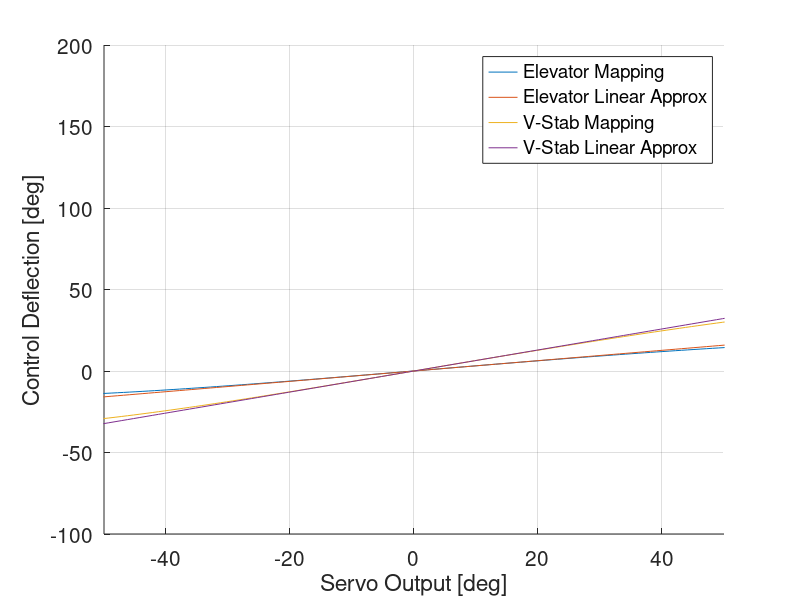
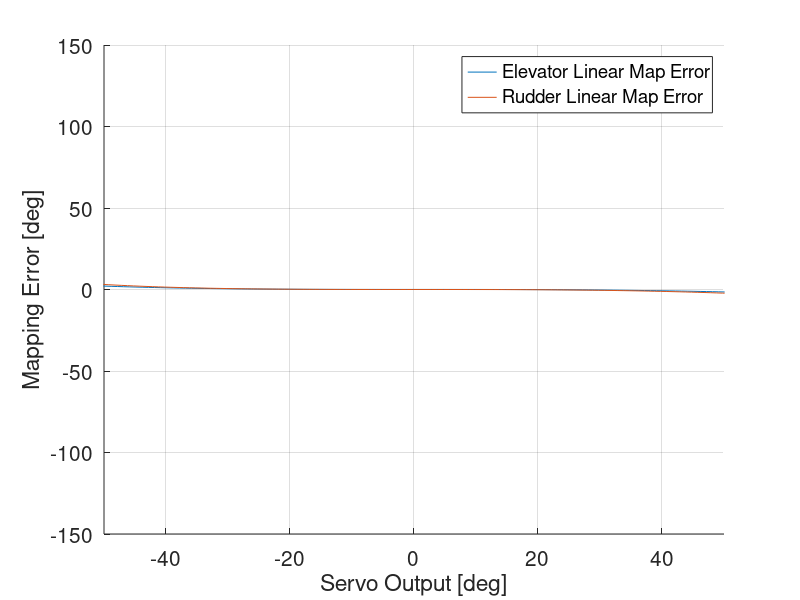

Recreate these plots in MATLAB, in order.
%% Plot Any Four Bar Linkage
%% Mohammad Y. Saadeh May, 10, 2010, University of Nevada Las Vegas
clc;clear;close all
figure('Position',[100 100 700 250]); hold on; grid on;
for linkage = 1:2; %1 for el 2 for vStab
%Reworked Tailcone
% if linkage == 1 %Elevator
%     X =   [12.7 23.5 36.3 33.3 0 0];
%     offset = 135.11;
% elseif linkage == 2 %Vertical Stabilizer
%     X = [12.7 26.8 25.4 29.7 0 0];
%     offset = 115.53; 
% end
%Old Tailcone
if linkage == 1 %Elevator
    X =   [9.2 22.9 19.8+9.2 30.3 0 0];
    offset = 130.85;
elseif linkage == 2 %Vertical Stabilizer
    X = [22 26.9 34.1 29.5 0 0];
    offset = 114.22; 
end
% X =   [180 100 185 220 55 0];
% X = [r1  r2  r3  r4  Cx  Cy ];
% r1: Crank (make sure its always the smallest, also r3+r4>=r1+r2)
% r2: Coupler
% r3: Lever (Rocker)
% r4: Frame
% Cu: x coordinate for coupler point wrt crank-coupler point
% Cv: y coordinate for coupler point wrt crank-coupler point

cycles = 1;% number of crank rotations
INCREMENTS = 361;% divide a rotation into this number
%% check the geometry
P = X(1:4);
check = P;
[L locL] = max(check);
check(locL) = [];
[S locS] = min(check);
check(locS) = [];
R = check;
flag = 0;

if S==X(4) & sum(check)>(L+S)
    TITLE = 'This is a Double-Crank Mechanism';
elseif (S==X(1)|S==X(3)) & sum(check)>(L+S)
    TITLE = 'This is a Rocker-Crank Mechanism';
elseif S==X(2) & sum(check)>(L+S)
    TITLE = 'This is a Double-Rocker Mechanism';
    flag  = 1;
elseif sum(check)==(L+S)
    TITLE = 'This is a Change Point Mechanism';
elseif sum(check)<(L+S)
    flag  = 1;
    TITLE = 'This is a Double-Rocker Mechanism';
end
%%
TH1 = linspace(0,2*pi,INCREMENTS);% Input angle theta1
dig = 1;% divide links into this number
R1 = X(1); r1 = linspace(0,R1,dig);
R2 = X(2); r2 = linspace(0,R2,dig);
R3 = X(3); r3 = linspace(0,R3,dig);
R4 = X(4); r4 = linspace(0,R4,dig);
Cu = X(5); cu = linspace(0,Cu,dig);
Cv = X(6); cv = linspace(0,Cv,dig);

%% check valid region
D = sqrt(R1^2 + R4^2 - 2*R1*R4*cos(TH1));% diagonal distance between
%                           crank-coupler point and rocker-frame point
TH5 = acos((R3^2+D.^2-R2^2)./(2*R3*D));% angle between rocker and diagonal
%                                        link (d)
IMAG = imag(TH5);
[VALUES LOCATION] = find(IMAG==0);
%%
IMAG = imag(TH5);
LOCATION = IMAG==0;
LOCATION1 = find(IMAG==0);
LOC = LOCATION;
n = length(LOCATION);
n1 = length(LOCATION1);
Check = 0;
direction = 1;
for i=1:n-1
    if LOC(i+1)~=LOC(i)
        if Check==0
            direction = LOC(i);
        end
        Check = Check+1;
    end
end
%%
Rotate = 0;
if isempty(LOCATION1)
    error('This is not a valid linkage');
elseif direction==0 & Check==2
    LOC1 = find(LOCATION==1);
    th1 = [TH1(LOC1) TH1(fliplr(LOC1))];
elseif n1==n
    th1 = TH1;
elseif direction==1 & Check==2
    Rotate = 1;
    loc1 = LOC(1:end-1);
    loc2 = LOC(2:end);
    [Value deadpoint] = find((loc2-loc1)~=0);
    deadp = deadpoint + [0 1];
    LOC2 = [deadp(2):n 1:deadp(1)];
    th1 = [TH1(LOC2) TH1(fliplr(LOC2))];
elseif Check==4
    Rotate = 1;
    loc1 = LOC(1:end-1);
    loc2 = LOC(2:end);
    [Value deadpoint] = find((loc2-loc1)~=0);
    deadp1 = deadpoint(1:2) + [1 0];
    deadp2 = deadpoint(3:4) + [1 0];
    fprintf('This mechanism has two disconnected upper and lower regions\n');
    DIREC = 1;
    DIREC = input('Select [1] for upper, [2] for lower    Default = [1]  ');
    if DIREC == 1
        LOC3 = [deadp1(1):deadp1(2)];
    else
        LOC3 = [deadp2(1):deadp2(2)];
    end
    th1 = [TH1(LOC3) TH1(fliplr(LOC3))];
end

d = sqrt(R1^2 + R4^2 - 2*R1*R4*cos(th1));
th5 = acos((R3^2+d.^2-R2^2)./(2*R3*d));% angle between rocker and

%%
if Rotate == 1
    d = sqrt(R1^2 + R4^2 - 2*R1*R4*cos(th1));
    th5 = acos((R3^2+d.^2-R2^2)./(2*R3*d));% angle between rocker and diagonal link (d)
    th5 = [th5(1:end/2) -th5(end/2+1:end)];
end
Ax = R1*cos(th1);% x coordinate for the crank-coupler point
Ay = R1*sin(th1);% y coordinate for the crank-coupler point
a = R4 - R1*cos(th1);% horizontal distance between rocker-frame point and
%                      projection of crank-coupler point
b = Ay;% vertical projection of crank-coupler point
th6 = atan2(b,a);% angle between frame and diagonal link (d)
th4 = pi - th5 - th6;% angle the rocker makes with horizon
Bx = R3*cos(th4) + R4;% horizontal distance between frame-crank point and
%                       projection of coupler-rocker point
By = R3*sin(th4);% vertical projection of coupler-rocker point
th2 = atan2((By-Ay),(Bx-Ax));% angle the coupler makes with the horizon
Cx = Ax + Cu*cos(th2) - Cv*sin(th2);% horizontal projection of coupler
%                                     point wrt coupler
Cy = Ay + Cu*sin(th2) + Cv*cos(th2);% vertical projection of coupler
%                                     point wrt coupler
% calculate display (figure) limits
xmin = 1.2*min([min(Cx) -R1 -R3]);
xmax = 1.2*max([max(Cx) R4+max([R3 max(R3*cos(th4))])]);
ymin = 1.2*min([min(Cy) -R1 -R3]);
ymax = 1.2*max([max(Cy) max([R1 R3 R3+Cv])]);
%%
increments = length(th1);
for i=1:increments
    link1x(i,:) = r1*cos(th1(i));
    link1y(i,:) = r1*sin(th1(i));
    link2x(i,:) = linspace(Ax(i),Bx(i),dig);
    link2y(i,:) = linspace(Ay(i),By(i),dig);
    link3x(i,:) = R4 + r3*cos(th4(i));
    link3y(i,:) = r3*sin(th4(i));
    Couplx1(i,:) = linspace(Ax(i),Cx(i),dig);
    Couply1(i,:) = linspace(Ay(i),Cy(i),dig);
    Couplx2(i,:) = linspace(Cx(i),Bx(i),dig);
    Couply2(i,:) = linspace(Cy(i),By(i),dig);
end
thetaOut = atan2(link3y,link3x-X(4))
plot(th1*180/pi-offset,thetaOut*180/pi-offset)

if linkage == 1
    elMap = [th1;thetaOut']*180/pi-offset;
    zero = floor(offset);   
    elSlope = (thetaOut(zero+1)-thetaOut(zero));
    elLinMap = (th1*180/pi-offset)*elSlope*180/pi;
    plot(th1*180/pi-offset,elLinMap)
else
    vStabMap = [th1;thetaOut']*180/pi-offset;
    zero = floor(offset);
    vStabSlope = (thetaOut(zero+1)-thetaOut(zero));
    vStabLinMap = (th1*180/pi-offset)*vStabSlope*180/pi;
    plot(th1*180/pi-offset,vStabLinMap)
end
end



legend('Elevator Mapping','Elevator Linear Approx','V-Stab Mapping','V-Stab Linear Approx')
xlabel('Servo Output [deg]')
ylabel('Control Deflection [deg]')
xlim([-50 50])
set(gca,'FontSize',15)

figure('Position',[100 100 700 250]); hold on; grid on;
plot(elMap(1,:),elMap(2,:)-elLinMap)
plot(vStabMap(1,:),vStabMap(2,:)-vStabLinMap)
xlabel('Servo Output [deg]')
ylabel('Mapping Error [deg]')
legend('Elevator Linear Map Error','Rudder Linear Map Error')
xlim([-50 50])
set(gca,'FontSize',15)
ctrlMap.El = elMap
ctrlMap.elSlope = elSlope
ctrlMap.vStab = vStabMap
ctrlMap.vStabSlope = vStabSlope